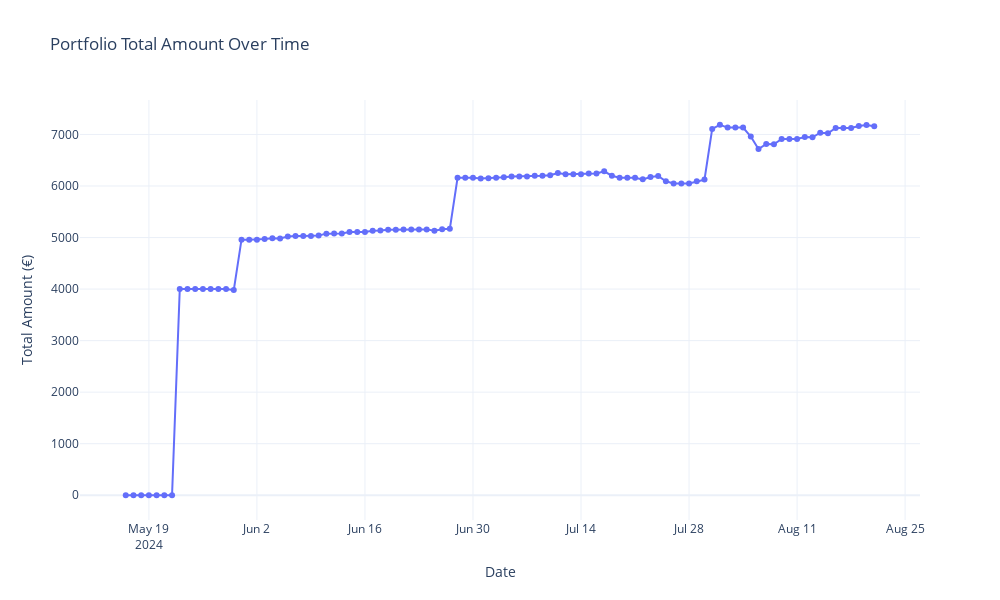

Here is the notebook cell this chart was saved with:
### Markdown cell above
## Automatize Forecast from Indexa Capital

Using this template, let's create a connection with Indexa Capital with the [API documentation](https://indexacapital.com/en/api-rest-v1)

Below is the extraction of performance from the account:E5Z7U6AC

### Code cell
import requests
import pandas as pd

# Define the function to return the Performance using the token and the account number
def get_account_positions(token, account_number):
    # Prepare API request
    host = "https://api.indexacapital.com"
    url = f"{host}/accounts/{account_number}/performance"
    
    # Define the headers
    headers = {
        'X-AUTH-TOKEN': token,
        'Accept': '*/*'
    }
    
    # Send the query using GET method
    response = requests.get(url, headers=headers)
    
    # Check if the response was successful
    if response.status_code == 200:
        # Parse response JSON data
        data = response.json()
        
        # Extract 'portfolio' section if it exists
        if 'portfolios' in data:
            portfolio_data = data['portfolios']
            
            # Check if portfolio_data is a list and directly convert to DataFrame
            if isinstance(portfolio_data, list):
                # Convert list of dictionaries to DataFrame
                portfolio_df = pd.DataFrame(portfolio_data)
            else:
                # If it's not a list, convert it in another way (raise an exception or log a message)
                print("Error: The 'portfolios' section is not in the expected list format.")
                return None
            
            # Print or return the DataFrame
            print("\nPortfolio DataFrame:")
            print(portfolio_df)
            
            return portfolio_df
        else:
            print("Error: 'portfolios' section not found in the response.")
            return None
    else:
        # Handle errors (you can customize this as needed)
        print(f"Error: {response.status_code}, {response.text}")
        return None

# Example usage
token = "eyJ0eXAiOiJKV1QiLCJhbGciOiJIUzI1NiJ9.eyJhdXRoX2J5IjoiYXBpK2luZGV4YV9vMiIsImJpb21ldHJpYyI6ZmFsc2UsImRldmljZSI6bnVsbCwiZW5kcG9pbnQiOiJodHRwOlwvXC9hcGkuaW5kZXhhY2FwaXRhbC5jb20iLCJpYXQiOjE3MjM4MjE3NTMsImlzcyI6IkluZGV4YSBDYXBpdGFsIiwic3ViIjoianVhbnNlc2ExOTk2QGdtYWlsLmNvbSJ9.P-HXeM9iOiXIANtSf45t-s0BXHlf-EaMk0QZT2N7aLQ"
account_number = "E5Z7U6AC"
portfolio_df = get_account_positions(token, account_number)
if portfolio_df is not None:
    # Extract the 'date' and 'total_amount' columns
    date = portfolio_df['date']
    total_amount = portfolio_df['total_amount']
    
    # Create the plot using plotly.graph_objects
    fig = go.Figure()

    # Add the line trace for total_amount
    fig.add_trace(go.Scatter(x=date, y=total_amount, mode='lines+markers', name='Total Amount'))

    # Customize layout
    fig.update_layout(
        title='Portfolio Total Amount Over Time',
        xaxis_title='Date',
        yaxis_title='Total Amount (€)',
        template='plotly_white',
        width=1000,
        height=600
    )

    # Show the plot
    fig.show()

### Figure 1 — Plotly figure (JSON) as saved in the notebook; plotly's stock layout.template omitted (floating-point values rounded to 4 significant figures)
{"data": [{"mode": "lines+markers", "name": "Total Amount", "type": "scatter", "x": ["2024-08-21", "2024-08-20", "2024-08-19", "2024-08-18", "2024-08-17", "2024-08-16", "2024-08-15", "2024-08-14", "2024-08-13", "2024-08-12", "2024-08-11", "2024-08-10", "2024-08-09", "2024-08-08", "2024-08-07", "2024-08-06", "2024-08-05", "2024-08-04", "2024-08-03", "2024-08-02", "2024-08-01", "2024-07-31", "2024-07-30", "2024-07-29", "2024-07-28", "2024-07-27", "2024-07-26", "2024-07-25", "2024-07-24", "2024-07-23", "2024-07-22", "2024-07-21", "2024-07-20", "2024-07-19", "2024-07-18", "2024-07-17", "2024-07-16", "2024-07-15", "2024-07-14", "2024-07-13", "2024-07-12", "2024-07-11", "2024-07-10", "2024-07-09", "2024-07-08", "2024-07-07", "2024-07-06", "2024-07-05", "2024-07-04", "2024-07-03", "2024-07-02", "2024-07-01", "2024-06-30", "2024-06-29", "2024-06-28", "2024-06-27", "2024-06-26", "2024-06-25", "2024-06-24", "2024-06-23", "2024-06-22", "2024-06-21", "2024-06-20", "2024-06-19", "2024-06-18", "2024-06-17", "2024-06-16", "2024-06-15", "2024-06-14", "2024-06-13", "2024-06-12", "2024-06-11", "2024-06-10", "2024-06-09", "2024-06-08", "2024-06-07", "2024-06-06", "2024-06-05", "2024-06-04", "2024-06-03", "2024-06-02", "2024-06-01", "2024-05-31", "2024-05-30", "2024-05-29", "2024-05-28", "2024-05-27", "2024-05-26", "2024-05-25", "2024-05-24", "2024-05-23", "2024-05-22", "2024-05-21", "2024-05-20", "2024-05-19", "2024-05-18", "2024-05-17", "2024-05-16"], "y": [7161.0, 7184.0, 7165.0, 7126.0, 7126.0, 7126.0, 7022.0, 7033.0, 6946.0, 6952.0, 6912.0, 6912.0, 6912.0, 6810.0, 6816.0, 6716.0, 6960.0, 7133.0, 7133.0, 7133.0, 7188.0, 7108.0, 6124.0, 6093.0, 6050.0, 6050.0, 6050.0, 6090.0, 6195.0, 6172.0, 6129.0, 6161.0, 6161.0, 6161.0, 6199.0, 6285.0, 6242.0, 6241.0, 6227.0, 6227.0, 6227.0, 6254.0, 6210.0, 6201.0, 6198.0, 6183.0, 6183.0, 6183.0, 6169.0, 6158.0, 6148.0, 6146.0, 6158.0, 6158.0, 6158.0, 5169.0, 5159.0, 5130.0, 5158.0, 5154.0, 5154.0, 5154.0, 5153.0, 5151.0, 5138.0, 5133.0, 5105.0, 5105.0, 5105.0, 5078.0, 5080.0, 5076.0, 5042.0, 5028.0, 5028.0, 5028.0, 5020.0, 4980.0, 4986.0, 4970.0, 4959.0, 4959.0, 4959.0, 3981.0, 4000.0, 4000, 4000, 4000, 4000, 4000, 4000, 0, 0, 0, 0, 0, 0, 0]}], "layout": {"height": 600, "title": {"text": "Portfolio Total Amount Over Time"}, "width": 1000, "xaxis": {"autorange": true, "range": ["2024-05-10 01:42:26.6934", "2024-08-26 22:17:33.3066"], "title": {"text": "Date"}, "type": "date"}, "yaxis": {"autorange": true, "range": [-480.2, 7668.0], "title": {"text": "Total Amount (€)"}, "type": "linear"}}}
